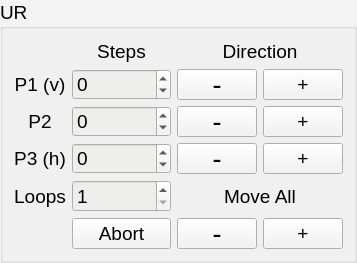
                  <widget class="QGroupBox" name="groupBoxUR">
                   <property name="sizePolicy">
                    <sizepolicy hsizetype="Expanding" vsizetype="Ignored">
                     <horstretch>0</horstretch>
                     <verstretch>0</verstretch>
                    </sizepolicy>
                   </property>
                   <property name="palette">
                    <palette>
                     <active>
                      <colorrole role="Button">
                       <brush brushstyle="SolidPattern">
                        <color alpha="255">
                         <red>243</red>
                         <green>243</green>
                         <blue>243</blue>
                        </color>
                       </brush>
                      </colorrole>
                      <colorrole role="Base">
                       <brush brushstyle="SolidPattern">
                        <color alpha="255">
                         <red>238</red>
                         <green>238</green>
                         <blue>236</blue>
                        </color>
                       </brush>
                      </colorrole>
                      <colorrole role="Window">
                       <brush brushstyle="SolidPattern">
                        <color alpha="255">
                         <red>243</red>
                         <green>243</green>
                         <blue>243</blue>
                        </color>
                       </brush>
                      </colorrole>
                     </active>
                     <inactive>
                      <colorrole role="Button">
                       <brush brushstyle="SolidPattern">
                        <color alpha="255">
                         <red>243</red>
                         <green>243</green>
                         <blue>243</blue>
                        </color>
                       </brush>
                      </colorrole>
                      <colorrole role="Base">
                       <brush brushstyle="SolidPattern">
                        <color alpha="255">
                         <red>238</red>
                         <green>238</green>
                         <blue>236</blue>
                        </color>
                       </brush>
                      </colorrole>
                      <colorrole role="Window">
                       <brush brushstyle="SolidPattern">
                        <color alpha="255">
                         <red>243</red>
                         <green>243</green>
                         <blue>243</blue>
                        </color>
                       </brush>
                      </colorrole>
                     </inactive>
                     <disabled>
                      <colorrole role="Button">
                       <brush brushstyle="SolidPattern">
                        <color alpha="255">
                         <red>243</red>
                         <green>243</green>
                         <blue>243</blue>
                        </color>
                       </brush>
                      </colorrole>
                      <colorrole role="Base">
                       <brush brushstyle="SolidPattern">
                        <color alpha="255">
                         <red>243</red>
                         <green>243</green>
                         <blue>243</blue>
                        </color>
                       </brush>
                      </colorrole>
                      <colorrole role="Window">
                       <brush brushstyle="SolidPattern">
                        <color alpha="255">
                         <red>243</red>
                         <green>243</green>
                         <blue>243</blue>
                        </color>
                       </brush>
                      </colorrole>
                     </disabled>
                    </palette>
                   </property>
                   <property name="font">
                    <font>
                     <pointsize>14</pointsize>
                    </font>
                   </property>
                   <property name="title">
                    <string>UR</string>
                   </property>
                   <layout class="QGridLayout" name="gridLayout_19">
                    <item row="5" column="2" colspan="2">
                     <widget class="QLabel" name="label_6">
                      <property name="sizePolicy">
                       <sizepolicy hsizetype="Preferred" vsizetype="Preferred">
                        <horstretch>0</horstretch>
                        <verstretch>0</verstretch>
                       </sizepolicy>
                      </property>
                      <property name="font">
                       <font>
                        <pointsize>14</pointsize>
                       </font>
                      </property>
                      <property name="text">
                       <string>Move All</string>
                      </property>
                      <property name="alignment">
                       <set>Qt::AlignCenter</set>
                      </property>
                     </widget>
                    </item>
                    <item row="6" column="2">
                     <widget class="QPushButton" name="pushButtonGoURm">
                      <property name="sizePolicy">
                       <sizepolicy hsizetype="Expanding" vsizetype="Ignored">
                        <horstretch>0</horstretch>
                        <verstretch>0</verstretch>
                       </sizepolicy>
                      </property>
                      <property name="font">
                       <font>
                        <pointsize>20</pointsize>
                       </font>
                      </property>
                      <property name="toolTip">
                       <string>Move all piezos</string>
                      </property>
                      <property name="text">
                       <string>-</string>
                      </property>
                     </widget>
                    </item>
                    <item row="3" column="3">
                     <widget class="QPushButton" name="pushButtonGoURP2p">
                      <property name="font">
                       <font>
                        <pointsize>14</pointsize>
                       </font>
                      </property>
                      <property name="text">
                       <string>+</string>
                      </property>
                     </widget>
                    </item>
                    <item row="3" column="2">
                     <widget class="QPushButton" name="pushButtonGoURP2m">
                      <property name="sizePolicy">
                       <sizepolicy hsizetype="Expanding" vsizetype="Ignored">
                        <horstretch>0</horstretch>
                        <verstretch>0</verstretch>
                       </sizepolicy>
                      </property>
                      <property name="font">
                       <font>
                        <pointsize>20</pointsize>
                       </font>
                      </property>
                      <property name="toolTip">
                       <string>Move just p2</string>
                      </property>
                      <property name="text">
                       <string>-</string>
                      </property>
                     </widget>
                    </item>
                    <item row="4" column="1">
                     <widget class="QSpinBox" name="spinBoxStepsURP3">
                      <property name="sizePolicy">
                       <sizepolicy hsizetype="Expanding" vsizetype="Ignored">
                        <horstretch>0</horstretch>
                        <verstretch>0</verstretch>
                       </sizepolicy>
                      </property>
                      <property name="font">
                       <font>
                        <pointsize>14</pointsize>
                       </font>
                      </property>
                      <property name="toolTip">
                       <string>Number of steps to p3</string>
                      </property>
                      <property name="minimum">
                       <number>-100000</number>
                      </property>
                      <property name="maximum">
                       <number>100000</number>
                      </property>
                     </widget>
                    </item>
                    <item row="2" column="2">
                     <widget class="QPushButton" name="pushButtonGoURP1m">
                      <property name="sizePolicy">
                       <sizepolicy hsizetype="Expanding" vsizetype="Ignored">
                        <horstretch>0</horstretch>
                        <verstretch>0</verstretch>
                       </sizepolicy>
                      </property>
                      <property name="font">
                       <font>
                        <pointsize>20</pointsize>
                       </font>
                      </property>
                      <property name="toolTip">
                       <string>Move just p1</string>
                      </property>
                      <property name="statusTip">
                       <string>move</string>
                      </property>
                      <property name="whatsThis">
                       <string>Send</string>
                      </property>
                      <property name="text">
                       <string>-</string>
                      </property>
                     </widget>
                    </item>
                    <item row="3" column="1">
                     <widget class="QSpinBox" name="spinBoxStepsURP2">
                      <property name="sizePolicy">
                       <sizepolicy hsizetype="Expanding" vsizetype="Ignored">
                        <horstretch>0</horstretch>
                        <verstretch>0</verstretch>
                       </sizepolicy>
                      </property>
                      <property name="font">
                       <font>
                        <pointsize>14</pointsize>
                       </font>
                      </property>
                      <property name="toolTip">
                       <string>Number of steps to p2</string>
                      </property>
                      <property name="minimum">
                       <number>-100000</number>
                      </property>
                      <property name="maximum">
                       <number>100000</number>
                      </property>
                     </widget>
                    </item>
                    <item row="0" column="1">
                     <widget class="QLabel" name="label_52">
                      <property name="sizePolicy">
                       <sizepolicy hsizetype="Expanding" vsizetype="Ignored">
                        <horstretch>0</horstretch>
                        <verstretch>0</verstretch>
                       </sizepolicy>
                      </property>
                      <property name="font">
                       <font>
                        <pointsize>14</pointsize>
                       </font>
                      </property>
                      <property name="text">
                       <string>Steps</string>
                      </property>
                      <property name="alignment">
                       <set>Qt::AlignCenter</set>
                      </property>
                     </widget>
                    </item>
                    <item row="3" column="0">
                     <widget class="QLabel" name="label_50">
                      <property name="sizePolicy">
                       <sizepolicy hsizetype="Expanding" vsizetype="Ignored">
                        <horstretch>0</horstretch>
                        <verstretch>0</verstretch>
                       </sizepolicy>
                      </property>
                      <property name="font">
                       <font>
                        <pointsize>14</pointsize>
                       </font>
                      </property>
                      <property name="text">
                       <string>P2</string>
                      </property>
                      <property name="alignment">
                       <set>Qt::AlignCenter</set>
                      </property>
                     </widget>
                    </item>
                    <item row="2" column="0">
                     <widget class="QLabel" name="label_31">
                      <property name="sizePolicy">
                       <sizepolicy hsizetype="Expanding" vsizetype="Ignored">
                        <horstretch>0</horstretch>
                        <verstretch>0</verstretch>
                       </sizepolicy>
                      </property>
                      <property name="font">
                       <font>
                        <pointsize>14</pointsize>
                       </font>
                      </property>
                      <property name="toolTip">
                       <string>Move the beam vertically</string>
                      </property>
                      <property name="text">
                       <string>P1 (v)</string>
                      </property>
                      <property name="alignment">
                       <set>Qt::AlignCenter</set>
                      </property>
                     </widget>
                    </item>
                    <item row="5" column="1">
                     <widget class="QSpinBox" name="spinBoxLoopsUR">
                      <property name="sizePolicy">
                       <sizepolicy hsizetype="Expanding" vsizetype="Preferred">
                        <horstretch>0</horstretch>
                        <verstretch>0</verstretch>
                       </sizepolicy>
                      </property>
                      <property name="font">
                       <font>
                        <pointsize>14</pointsize>
                       </font>
                      </property>
                      <property name="toolTip">
                       <string>Number of step repetitions</string>
                      </property>
                      <property name="minimum">
                       <number>1</number>
                      </property>
                     </widget>
                    </item>
                    <item row="2" column="1">
                     <widget class="QSpinBox" name="spinBoxStepsURP1">
                      <property name="sizePolicy">
                       <sizepolicy hsizetype="Expanding" vsizetype="Ignored">
                        <horstretch>0</horstretch>
                        <verstretch>0</verstretch>
                       </sizepolicy>
                      </property>
                      <property name="font">
                       <font>
                        <pointsize>14</pointsize>
                       </font>
                      </property>
                      <property name="toolTip">
                       <string>Number of steps to p1</string>
                      </property>
                      <property name="statusTip">
                       <string>fffff</string>
                      </property>
                      <property name="whatsThis">
                       <string>Number of steps (piezo 1)</string>
                      </property>
                      <property name="minimum">
                       <number>-100000</number>
                      </property>
                      <property name="maximum">
                       <number>100000</number>
                      </property>
                     </widget>
                    </item>
                    <item row="2" column="3">
                     <widget class="QPushButton" name="pushButtonGoURP1p">
                      <property name="font">
                       <font>
                        <pointsize>14</pointsize>
                       </font>
                      </property>
                      <property name="text">
                       <string>+</string>
                      </property>
                     </widget>
                    </item>
                    <item row="4" column="0">
                     <widget class="QLabel" name="label_51">
                      <property name="sizePolicy">
                       <sizepolicy hsizetype="Expanding" vsizetype="Ignored">
                        <horstretch>0</horstretch>
                        <verstretch>0</verstretch>
                       </sizepolicy>
                      </property>
                      <property name="font">
                       <font>
                        <pointsize>14</pointsize>
                       </font>
                      </property>
                      <property name="toolTip">
                       <string>Move beam horizontally</string>
                      </property>
                      <property name="text">
                       <string>P3 (h)</string>
                      </property>
                      <property name="alignment">
                       <set>Qt::AlignCenter</set>
                      </property>
                     </widget>
                    </item>
                    <item row="5" column="0">
                     <widget class="QLabel" name="label_30">
                      <property name="sizePolicy">
                       <sizepolicy hsizetype="Expanding" vsizetype="Ignored">
                        <horstretch>0</horstretch>
                        <verstretch>0</verstretch>
                       </sizepolicy>
                      </property>
                      <property name="font">
                       <font>
                        <pointsize>14</pointsize>
                       </font>
                      </property>
                      <property name="text">
                       <string>Loops</string>
                      </property>
                      <property name="alignment">
                       <set>Qt::AlignCenter</set>
                      </property>
                     </widget>
                    </item>
                    <item row="4" column="2">
                     <widget class="QPushButton" name="pushButtonGoURP3m">
                      <property name="sizePolicy">
                       <sizepolicy hsizetype="Expanding" vsizetype="Ignored">
                        <horstretch>0</horstretch>
                        <verstretch>0</verstretch>
                       </sizepolicy>
                      </property>
                      <property name="font">
                       <font>
                        <pointsize>20</pointsize>
                       </font>
                      </property>
                      <property name="toolTip">
                       <string>Move just p3</string>
                      </property>
                      <property name="text">
                       <string>-</string>
                      </property>
                     </widget>
                    </item>
                    <item row="4" column="3">
                     <widget class="QPushButton" name="pushButtonGoURP3p">
                      <property name="font">
                       <font>
                        <pointsize>14</pointsize>
                       </font>
                      </property>
                      <property name="text">
                       <string>+</string>
                      </property>
                     </widget>
                    </item>
                    <item row="0" column="0">
                     <widget class="QLabel" name="labelLedUR">
                      <property name="enabled">
                       <bool>true</bool>
                      </property>
                      <property name="sizePolicy">
                       <sizepolicy hsizetype="Expanding" vsizetype="Ignored">
                        <horstretch>0</horstretch>
                        <verstretch>0</verstretch>
                       </sizepolicy>
                      </property>
                      <property name="minimumSize">
                       <size>
                        <width>21</width>
                        <height>21</height>
                       </size>
                      </property>
                      <property name="maximumSize">
                       <size>
                        <width>21</width>
                        <height>21</height>
                       </size>
                      </property>
                      <property name="font">
                       <font>
                        <pointsize>14</pointsize>
                       </font>
                      </property>
                      <property name="toolTip">
                       <string>Red: Unable to send motion command</string>
                      </property>
                      <property name="text">
                       <string/>
                      </property>
                      <property name="pixmap">
                       <pixmap>icons/green-led-on.png</pixmap>
                      </property>
                      <property name="scaledContents">
                       <bool>true</bool>
                      </property>
                      <property name="alignment">
                       <set>Qt::AlignCenter</set>
                      </property>
                     </widget>
                    </item>
                    <item row="6" column="3">
                     <widget class="QPushButton" name="pushButtonGoURp">
                      <property name="font">
                       <font>
                        <pointsize>14</pointsize>
                       </font>
                      </property>
                      <property name="text">
                       <string>+</string>
                      </property>
                     </widget>
                    </item>
                    <item row="6" column="1">
                     <widget class="QPushButton" name="pushButtonAbortUR">
                      <property name="sizePolicy">
                       <sizepolicy hsizetype="Expanding" vsizetype="Ignored">
                        <horstretch>0</horstretch>
                        <verstretch>0</verstretch>
                       </sizepolicy>
                      </property>
                      <property name="font">
                       <font>
                        <pointsize>14</pointsize>
                       </font>
                      </property>
                      <property name="toolTip">
                       <string>Abort the motion of all piezos</string>
                      </property>
                      <property name="text">
                       <string>Abort</string>
                      </property>
                     </widget>
                    </item>
                    <item row="0" column="2" colspan="2">
                     <widget class="QLabel" name="label_22">
                      <property name="font">
                       <font>
                        <pointsize>14</pointsize>
                       </font>
                      </property>
                      <property name="text">
                       <string>Direction</string>
                      </property>
                      <property name="alignment">
                       <set>Qt::AlignCenter</set>
                      </property>
                     </widget>
                    </item>
                   </layout>
                  </widget>
